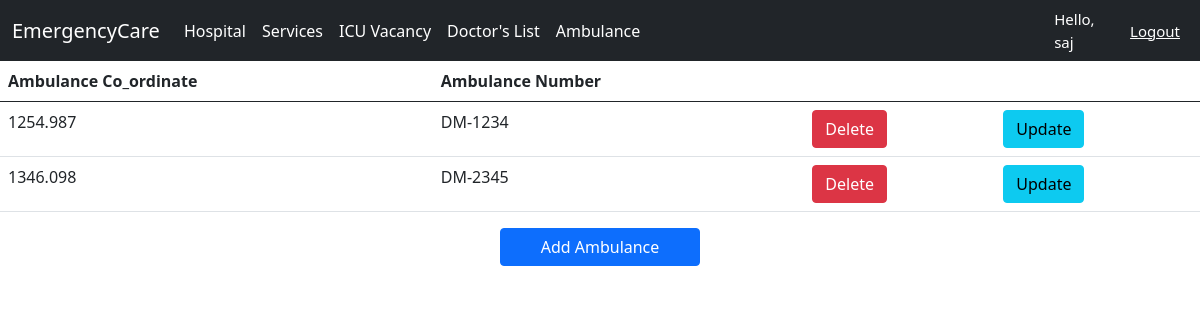
The page /Ambulance/ (signed in) on the database its author committed.
### Location/models.py (models this page shows, shortened)
class Ambulance(models.Model):
    Co_ordinate = models.ForeignKey(Location, on_delete=models.CASCADE)
    A_Number = models.CharField(max_length=200)

class Location(models.Model):
    Co_ordinate = models.CharField(max_length=200)
    def __str__(self):
        return self.Co_ordinate

### Location/views.py (the view)
# urls.py: path('Ambulance/',l_views.ambulance,name='Ambulance'),
@login_required(login_url='login')
def ambulance(request):
    ambulance = Ambulance.objects.all()
    context = {
        'ambulance': ambulance,
    }
    return render(request, template_name='hospital/Ambulance.html',context=context)

### templates/hospital/Ambulance.html
 {% extends 'hospital/Home.html' %}
 {% block content %}
 {% load static %}
<table class="table">
  <thead>
    <tr>
      <th scope="col">Ambulance Co_ordinate</th>
      <th scope="col">Ambulance Number</th>
      <th></th>
      <th></th>
    </tr>
  </thead>
  <tbody>
  {% for a in ambulance %}
    <tr>
      <td>{{a.Co_ordinate}}</td>
      <td>{{a.A_Number}}</td>
      {% if request.user.is_staff %}
      <td><a href="{% url 'delete_ambulance' a.id %}" class="btn btn-danger">Delete</a></td>
      <td><a href="{% url 'update_ambulance' a.id %}" class="btn btn-info">Update</a></td>
      {% endif %}
    </tr>
  {% endfor %}
  </tbody>
</table>
 {% if request.user.is_staff %}
 <div class = "d-grid gap-2 col-2 mx-auto" style="...">
  <a href="{% url 'add_ambulance' %}" class = "btn btn-primary">Add Ambulance</a>
 </div>
 {% endif %}
 {% endblock %}

### templates/hospital/Navbar.html (shortened to what this page needs)
{% load static %}
<nav class="navbar navbar-expand-lg navbar-dark bg-dark">
  <div class="container-fluid">
    <a class="navbar-brand" href="{% url 'Home' %}">EmergencyCare</a>
    <div class="collapse navbar-collapse" id="navbarNavAltMarkup">
      <div class="navbar-nav">
        <a class="nav-link active" aria-current="page" href="{% url 'hospital' %}">Hospital</a>
        <a class="nav-link active" aria-current="page" href="{% url 'Services' %}">Services</a>
        <a class="nav-link active" aria-current="page" href="{% url 'ICUVac' %}">ICU Vacancy</a>
        <a class="nav-link active" aria-current="page" href="{% url 'DoctorList' %}">Doctor's List</a>
        <a class="nav-link active" aria-current="page" href="{% url 'Ambulance' %}">Ambulance</a>
      </div>
    </div>
  </div>
  <span class="hello-msg" >Hello, {{request.user}}</span>
  <span><a class="hello-msg" href="{% url 'logout' %}">Logout</a></span>
</nav>

### templates/hospital/Navbar.html (style rules this page uses)
.hello-msg { font-size: 15px; color: #fff; margin-right: 20px; }

### rows shown on the page
Ambulance: Co_ordinate "1254.987", A_Number "DM-1234"
Ambulance: Co_ordinate "1346.098", A_Number "DM-2345"

### other values the page prints
{{ request.user }} "saj"
